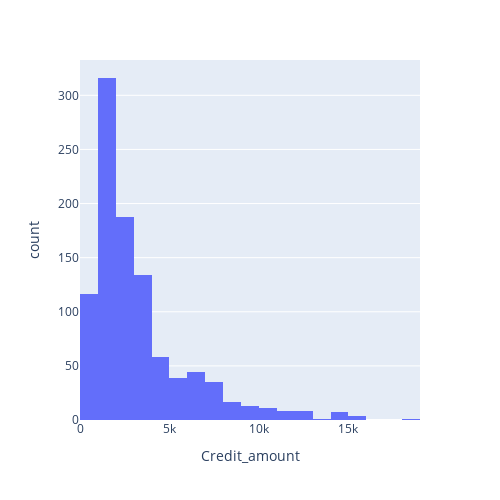

The notebook cell saved with this chart:
### Markdown cell above
* Maximum number of applicants were between the ages of 25-30
* And the data is right skewed

### Code cell
fig = px.histogram(German_data, x="Credit_amount", nbins=25, height = 500, width = 500)
fig.show()

### Figure 1 — Plotly figure (JSON) as saved in the notebook; plotly's stock layout.template omitted (floating-point values rounded to 4 significant figures; data arrays with more than 128 entries replaced by an {"elided": "..."} marker saying what was removed)
{"data": [{"alignmentgroup": "True", "bingroup": "x", "hovertemplate": "Credit_amount=%{x}<br>count=%{y}<extra></extra>", "legendgroup": "", "marker": {"color": "#636efa", "pattern": {"shape": ""}}, "name": "", "nbinsx": 25, "offsetgroup": "", "orientation": "v", "showlegend": false, "type": "histogram", "x": {"elided": "1000 int values"}, "xaxis": "x", "yaxis": "y"}], "layout": {"barmode": "relative", "height": 500, "legend": {"tracegroupgap": 0}, "margin": {"t": 60}, "width": 500, "xaxis": {"anchor": "y", "domain": [0, 1], "title": {"text": "Credit_amount"}}, "yaxis": {"anchor": "x", "domain": [0, 1], "title": {"text": "count"}}}}
